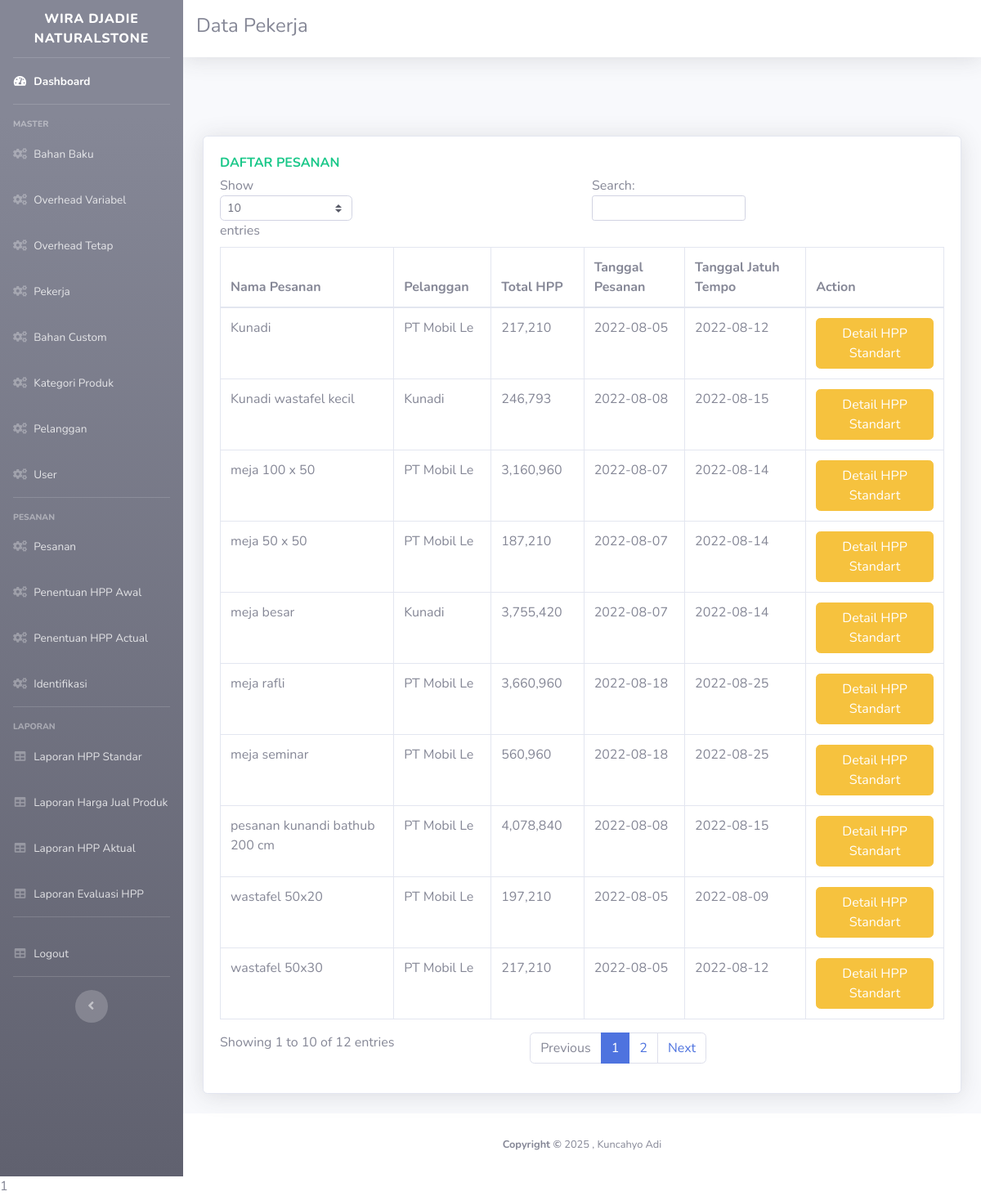
The app's page /laporanhppstandart.php with its own data.
### tables this page shows
CREATE TABLE `pesanan` (
  `id` int(5) NOT NULL,
  `nama` char(30) NOT NULL,
  `id_pelanggan` varchar(200) NOT NULL,
  `id_kategoriproduk` int(11) NOT NULL,
  `panjang` int(11) NOT NULL,
  `lebar` int(11) NOT NULL,
  `tinggi` int(11) NOT NULL,
  `tgl_pesanan` date NOT NULL,
  `tgl_jatuhtempo` date NOT NULL,
  `laba` float NOT NULL DEFAULT 0
);

CREATE TABLE `pelanggan` (
  `id_pelanggan` int(11) NOT NULL,
  `nama_pelanggan` varchar(250) NOT NULL,
  `alamat_pelanggan` text NOT NULL,
  `phone_pelanggan` varchar(20) NOT NULL,
  `email_pelanggan` text NOT NULL
);

### laporanhppstandart.php (the view, shortened to what this page needs)
    <?php
        include '_partial/head.php';
        include '_partial/sidebar.php';
        include 'koneksi1.php';
    ?>
      <div id="content">
        <nav class="navbar navbar-expand navbar-light bg-white topbar mb-4 static-top shadow">
<h4> Data Pekerja</h4>
        </nav>
        <div class="container-fluid">
          <br>
          <br><br>
            <div class="row">
            <div class="col-xl-12">
                <div class="card shadow mb-4">
                <div class="card-body tab-content" id="myTabContent">
                <div class="text-x font-weight-bold text-success text-uppercase mb-1">Daftar Pesanan</div>
                <div class="table-responsive tab-pane fade show active" id="bb">
                <table class="table table-bordered" id="dataTable" width="100%" cellspacing="0">
                    <thead>
                        <tr>
                            <th>Nama Pesanan</th>
                            <th>Pelanggan</th>
                            <th>Total HPP</th>
                            <th>Tanggal Pesanan</th>
                            <th>Tanggal Jatuh Tempo</th>
                            <th>Action</th>
                    </thead>
                    <tbody>
                       <?php
                          $sql = 'SELECT pesanan.*,sum(hs.total) as harga_jual,pelanggan.nama_pelanggan as pelanggan
                            FROM pesanan
                            join pelanggan on pesanan.id_pelanggan = pelanggan.id_pelanggan
                            left join hpp_standart hs on hs.id_pesanan = pesanan.id group by pesanan.id';
                          $query = mysqli_query($koneksi, $sql);
                             while ($row = mysqli_fetch_array($query))
                                {
                                 ?>
                                  <tr>
                                      <td><?php echo $row['nama'];?></td>
                                      <td><?php echo $row['pelanggan'];?></td>
                                      <td><?php echo number_format($row['harga_jual']);?></td>
                                      <td><?php echo $row['tgl_pesanan'];?></td>
                                      <td><?php echo $row['tgl_jatuhtempo'];?></td>
                                      <td>
                                          <a class="btn btn-warning" href="laporan_hpp_standart.php?id=<?php echo $row['id'];?>">Detail HPP Standart</a>
                                      </td>
                                  </tr>
                          <?php } ?>
                    </tbody>
                </table>
              </div>
            </div>
            </div>
            </div>
            </div>
        </div>
      </div>
<?php include '_partial/footer.php'?>

### records on screen
pesanan: nama "Kunadi", id_pelanggan.nama_pelanggan "PT Mobil Le", harga_jual "217,210", tgl_pesanan "2022-08-05", tgl_jatuhtempo "2022-08-12"
pesanan: nama "wastafel 50x20", id_pelanggan.nama_pelanggan "PT Mobil Le", harga_jual "197,210", tgl_pesanan "2022-08-05", tgl_jatuhtempo "2022-08-09"
pesanan: nama "wastafel 50x30", id_pelanggan.nama_pelanggan "PT Mobil Le", harga_jual "217,210", tgl_pesanan "2022-08-05", tgl_jatuhtempo "2022-08-12"
pesanan: nama "meja 100 x 50", id_pelanggan.nama_pelanggan "PT Mobil Le", harga_jual "3,160,960", tgl_pesanan "2022-08-07", tgl_jatuhtempo "2022-08-14"
pesanan: nama "meja 50 x 50", id_pelanggan.nama_pelanggan "PT Mobil Le", harga_jual "187,210", tgl_pesanan "2022-08-07", tgl_jatuhtempo "2022-08-14"
pesanan: nama "meja besar", id_pelanggan.nama_pelanggan "Kunadi", harga_jual "3,755,420", tgl_pesanan "2022-08-07", tgl_jatuhtempo "2022-08-14"
pesanan: nama "pesanan kunandi bathub 200 cm", id_pelanggan.nama_pelanggan "PT Mobil Le", harga_jual "4,078,840", tgl_pesanan "2022-08-08", tgl_jatuhtempo "2022-08-15"
pesanan: nama "Kunadi wastafel kecil", id_pelanggan.nama_pelanggan "Kunadi", harga_jual "246,793", tgl_pesanan "2022-08-08", tgl_jatuhtempo "2022-08-15"
pesanan: nama "meja rafli", id_pelanggan.nama_pelanggan "PT Mobil Le", harga_jual "3,660,960", tgl_pesanan "2022-08-18", tgl_jatuhtempo "2022-08-25"
pesanan: nama "meja seminar", id_pelanggan.nama_pelanggan "PT Mobil Le", harga_jual "560,960", tgl_pesanan "2022-08-18", tgl_jatuhtempo "2022-08-25"
